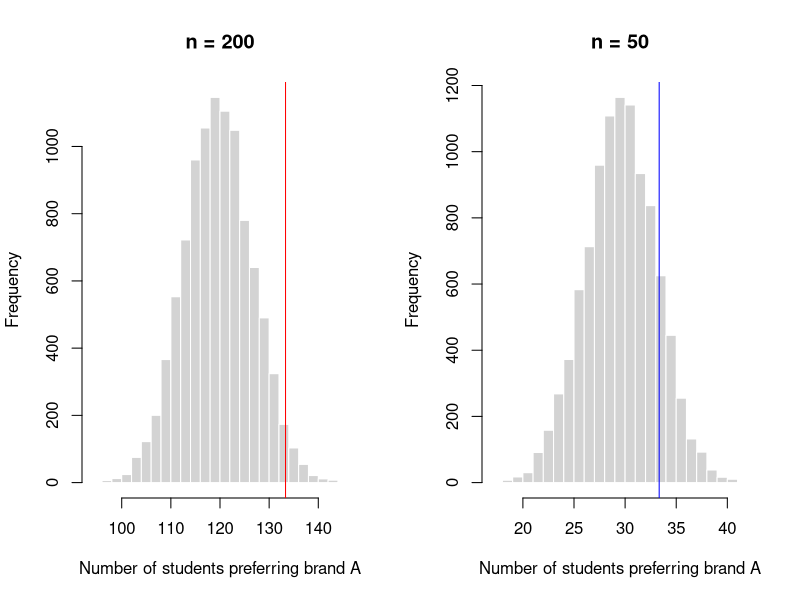

Write R code to recreate this figure.
## ---- chunk 1
knitr::opts_chunk$set(echo = TRUE)
## ---- chunk 2
se = 40/sqrt(100)
## ---- chunk 3
pnorm(q = 5, mean = 0, sd = se, lower.tail = FALSE)
pnorm(q = 105, mean = 100, sd = se, lower.tail = FALSE)
## ---- chunk 4
pnorm(q = -4, mean = 0, sd = se)
## ---- chunk 5
pnorm(q = -3, mean = 0, sd = se)
pnorm(q = 3, mean = 0, sd = se, lower.tail = FALSE)
## ---- chunk 6
n = 200
p = 0.6
## ---- chunk 7
a1 = pbinom(q = 2/3 * n, size = n, p = p, lower.tail = FALSE)
## ---- chunk 8
mu = n*p
sigma = sqrt(n*p*(1-p))
a2 = pnorm(q = 2/3 * n, mean = mu, sd = sigma, lower.tail = F)
## ---- chunk 9
pbinom(q = 0.65 * n, size = n, p = p) - pbinom(q = 0.55 * n, size = n, p = p)
## ---- chunk 10
pnorm(q = 0.65 * n, mean = mu, sd = sigma) - pnorm(q = 0.55 * n, mean = mu, sd = sigma)
## ---- chunk 11
n50 = 50
c1 = pbinom(q = 2/3 * n50, size = n50, p = p, lower.tail = FALSE)
c2 = pnorm(q = 2/3 * n50, mean = n50*p, sd = sqrt(n50*p*(1-p)), lower.tail = F)
c(a1, c1)
## ---- chunk 12
{
  par(mfrow = c(1, 2))
  hist(
    rbinom(n = 10000, size = 200, prob = p),
    breaks = 25, border = F,
    main = "n = 200",
    xlab = "Number of students preferring brand A"
  )
  abline(v = 2 / 3 * 200, col = "red")
  hist(
    rbinom(n = 10000, size = 50, prob = p),
    breaks = 25, border = F,
    main = "n = 50",
    xlab = "Number of students preferring brand A"
  )
  abline(v = 2 / 3 * 50, col = "blue")
}
## ---- chunk 13
pnorm(10, mean = 0, sd = 10) - pnorm(-10, mean = 0, sd = 10) 
## ---- chunk 14
#Fist thing first, summarize the assumptions
sigma = 5
n = 100
## ---- chunk 15
standard_error = sigma/sqrt(n)
#by hand, it is exactly the same. the square root of 100 is 10, therefore
standard_error_byhand = 5/10
## ---- chunk 16
z_score_90 = qnorm(0.05, lower.tail = F)
## ---- chunk 17
ME_90 = z_score_90*sigma/sqrt(n)
#alternatively
ME_90_2 = z_score_90*standard_error
## ---- chunk 18
z_score_98 = qnorm(0.01, lower.tail = F)
ME_98 = z_score_98*sigma/sqrt(n)
## ---- chunk 19
width_98 = 2*ME_98
## ---- chunk 20
#Fist thing first, summarize the assumptions
n = 16
x_bar = 47500
s = 4200
## ---- chunk 21
    t_score_95 = qt(0.025, df = n-1, lower.tail = F)
    pt(t_score_95, df = n-1, lower.tail = F)
## ---- chunk 22
    ME_95 = t_score_95*s/sqrt(n)
## ---- chunk 23
    t_score_90 = qt(0.05, df = n-1, lower.tail = F)
    ME_90 = t_score_90*s/sqrt(n)
## ---- chunk 24
#Fist thing first, summarize the assumptions
n = 174
x_bar = 6.06
s = 1.43
lcl = 5.96
ucl = 6.16
## ---- chunk 25
SE = s/sqrt(n)
t_score = (x_bar-lcl)/SE
#t_score = (ucl-x_bar)/SE
## ---- chunk 26
half_alpha = pt(t_score, df = n-1, lower.tail = F)
CL = 1-2*half_alpha
## ---- chunk 27
n_A = 40; s_A = 20; x_bar_A = 340;
n_B = 50; s_B = 30; x_bar_B = 285;
alpha = 1 - 0.9
df = n_A+n_B-2
## ---- chunk 28
s_p_squared = ((n_A-1)*s_A^2 + (n_B-1)*s_B^2)/df
## ---- chunk 29
t_score = qt(p = alpha/2, df = df, lower.tail = F)
ME = t_score*sqrt(s_p_squared/n_A + s_p_squared/n_B)
## ---- chunk 30
d_bar = x_bar_A - x_bar_B
UCL_8.30 = d_bar + ME
LCL_8.30 = d_bar - ME
## ---- chunk 31
nu = ((s_A^2)+(s_B^2))^2 / ((s_A^2/n_A)^2/(n_A-1)+(s_B^2/n_B)^2/(n_B-1))
## ---- chunk 32
t_score_ne = qt(p = alpha/2, df = nu, lower.tail = FALSE)
ME_ne = t_score*sqrt(s_p_squared/n_A + s_p_squared/n_B)
UCL_8.30_ne = d_bar + ME_ne
LCL_8.30_ne = d_bar - ME_ne
